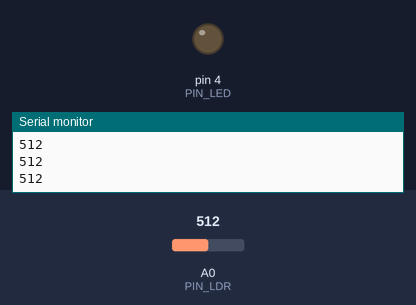
The sketch below on a simulated Arduino Uno, built with avr-gcc and run on an emulated ATmega328P. On the bench: output pins drawn as LEDs (lit = HIGH), the last lines printed to the serial monitor. The test bench sets the inputs (shaded band); at power-on: A0 (PIN_LDR) = 512.

Above: at 1.2 s.
1.3 s: A0 (PIN_LDR) set to 685
2.8 s: A0 (PIN_LDR) set to 713
At 4.0 s:
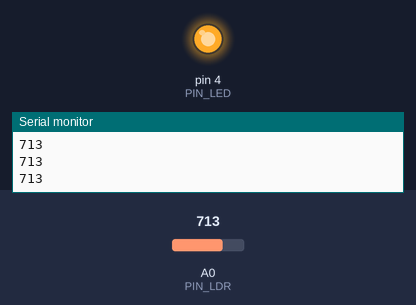
4.3 s: A0 (PIN_LDR) set to 511
At 5.1 s:
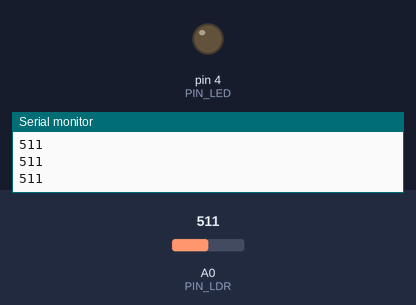
5.8 s: A0 (PIN_LDR) set to 716
At 6.3 s:
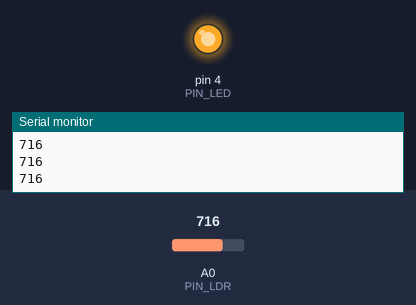
Timing chart, 0 to 8.3 s (numbered marks = the images above; inputs shaded):
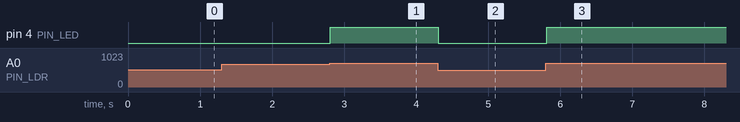

The sketch:

ambang.ino
```cpp
// Contoh penggunaan LDR
//   untuk mematikan atau menyalakan LED

const byte PIN_LDR = A0;
const byte PIN_LED = 4;
const int AMBANG = 700;

void setup()
{
  Serial.begin(9600);
  pinMode(PIN_LED, OUTPUT);
}

void loop()
{
  int nilaiLDR = analogRead(PIN_LDR);
  Serial.println(nilaiLDR);

  if (nilaiLDR >= AMBANG)
    digitalWrite(PIN_LED, HIGH);
  else
      digitalWrite(PIN_LED, LOW);
}
```

Measured:
- the behaviour switches between 699 and 700 on A0 (PIN_LDR) (found by bisection; images 0 and 1)
- after the input at 2.8 s, pin 4 (PIN_LED): LOW → HIGH at once
- after the input at 4.3 s, pin 4 (PIN_LED): HIGH → LOW at once
- after the input at 5.8 s, pin 4 (PIN_LED): LOW → HIGH at once
